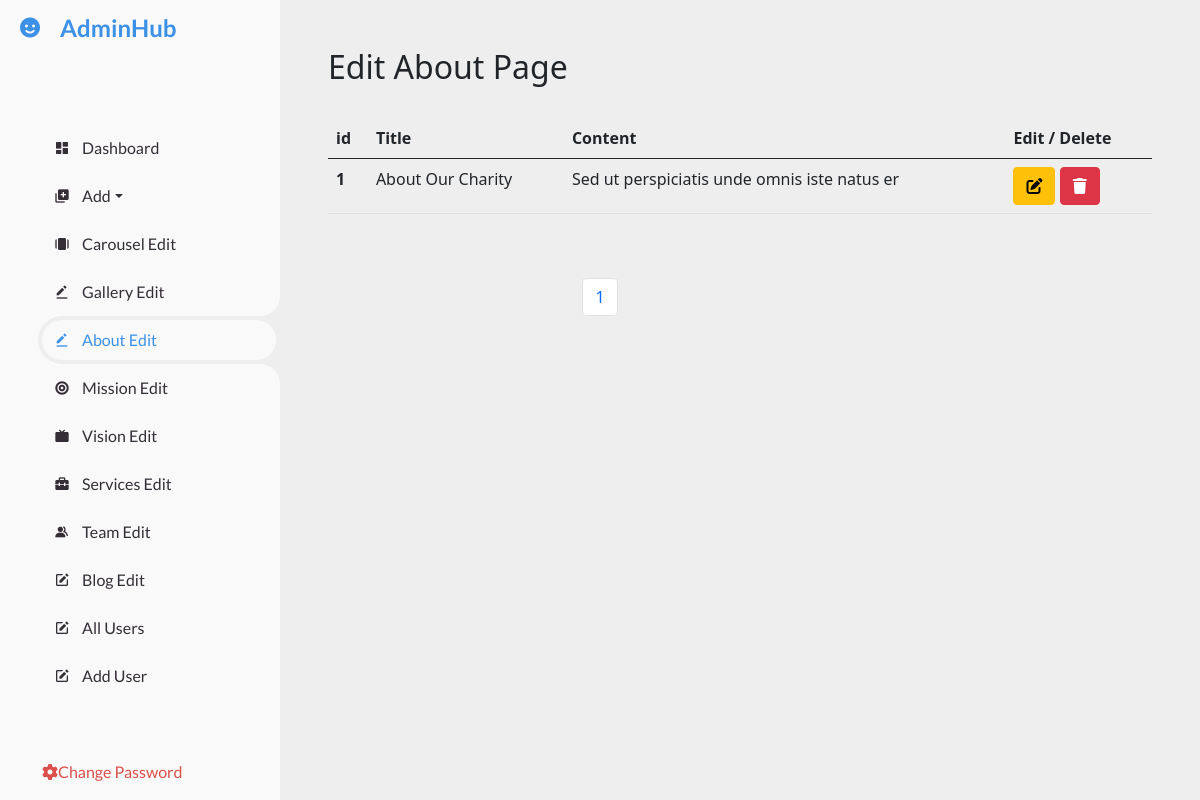
/dashboard/about-edit/ (signed in), run on the app's committed database.
### home/models.py (models this page shows, shortened)
class About(models.Model):
    title = models.CharField(max_length=300)
    desc = models.TextField()

### dashboard/views.py (the view)
# urls.py: path('about-edit/', views.dashboardaboutedit, name='dashboardabout'),
@login_required
def dashboardaboutedit(request):
    obj = About.objects.all().order_by("-id")
    paginator = Paginator(obj, 5)
    page_number = request.GET.get('page')
    abt_obj = paginator.get_page(page_number)
    total_pages = abt_obj.paginator.num_pages
    context = {
        'abt_obj': abt_obj,
        'last_pages': total_pages,
        'total_page': [page + 1 for page in range(total_pages)]
    }
    return render(request, 'dashboard/dashboard-about.html', context=context)

### templates/dashboard/dashboard-about.html (shortened to what this page needs)
{% extends 'dashboard/base.html' %}
{% block aboutactive %} active {% endblock aboutactive %}
{% block content %}
    <div id="content" class="p-4 p-md-5">
        <h2 class="mb-4">
            <div class="session-title row">
                <h2>Edit About Page</h2>
            </div>
        </h2>
        <table class="table">
              <thead>
                <tr>
                  <th scope="col">id</th>
                  <th scope="col">Title</th>
                  <th scope="col">Content</th>
                  <th scope="col">Edit / Delete</th>
                </tr>
              </thead>
              <tbody>
               {% for obj in abt_obj %}
                <tr>
                  <th scope="row">{{forloop.counter}}</th>
                    <td>{{obj.title | slice:':30'}}</td>
                    <td>{{obj.desc | slice:'5:49'}}</td>
                  <td>
                      <a href="{% url 'aboutedit' obj.id %}">
                      <button type="submit" class="btn btn-warning" ><i class="fa-solid fa-pen-to-square"></i></i></button>
                       </a>
                       <a href="{% url 'aboutdelete' obj.id %}">
                      <button type="submit" class="btn btn-danger"><i class="fa-solid fa-trash"></i></button>
                       </a>
                  </td>
                </tr>
                {% endfor %}
              </tbody>
            </table>
    </div>
    <div class="container">
        <nav aria-label="Page navigation example">
			<ul class="pagination justify-content-center">
				{% for page in total_page %}
			  <li class="page-item"><a class="page-link" href="?page={{page}}">{{page}}</a></li>
				{% endfor %}
			</ul>
		  </nav>
    </div>
{% endblock %}

### static/dashboard/style.css (style rules this page uses)
* { margin: 0; padding: 0; box-sizing: border-box; }
a { text-decoration: none; }
li { list-style: none; }
:root { --poppins: 'Poppins', sans-serif; --lato: 'Lato', sans-serif; --light: #F9F9F9; --blue: #3C91E6; --light-blue: #CFE8FF; --grey: #eee; --dark-grey: #AAAAAA; --dark: #342E37; --red: #DB504A; --yellow: #FFCE26; --light-yellow: #FFF2C6; --orange: #FD7238; --light-orange: #FFE0D3; }
html { overflow-x: hidden; }
body { background: var(--grey); overflow-x: hidden; }
#content { position: relative; width: calc(100% - 280px); left: 280px; transition: .3s ease; }

### data on the page
About: title "About Our Charity", desc "Sed ut perspiciatis unde omnis iste natus er"

### other printed values
{{ page }} "1"
